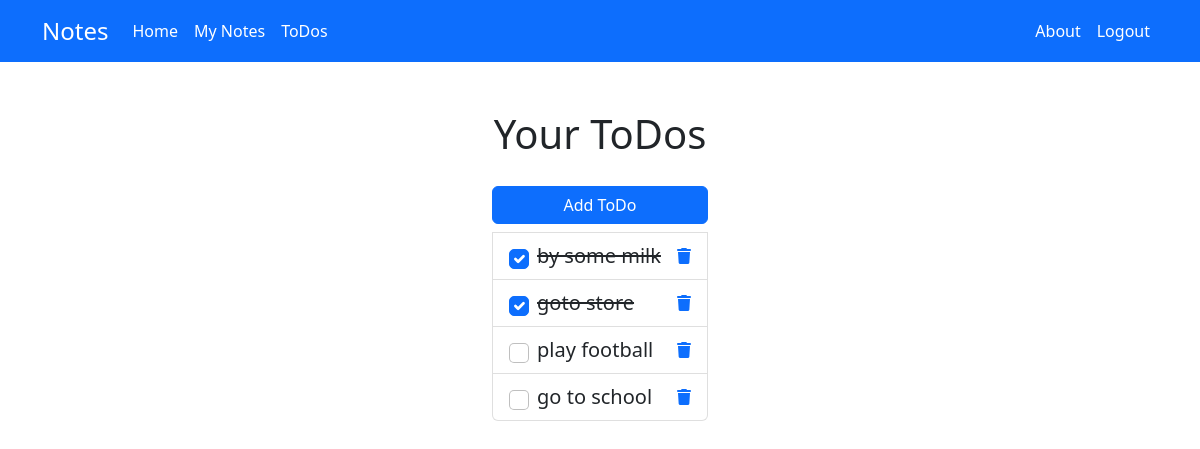
Screenshot of /todos (signed in) with the database file from the repository.
### tables this page shows
CREATE TABLE todos (id integer primary key autoincrement not null, todo text not null, is_checked BOOLEAN NOT NULL DEFAULT 0  CHECK (is_checked IN (0, 1)),user_id integer not null, foreign key (user_id) references users(id));

### app.py (the view)
@app.route('/todos')
@login_required
def todos():
    userId = session['user_id']
    todos = db.execute(
        "SELECT * FROM todos WHERE user_id = ? ORDER BY id DESC", userId)
    return render_template('todos.html', todos=todos)

### helper.py (called while the page is built)
def login_required(f):
    @wraps(f)
    def decorated_function(*args, **kwargs):
        if session.get("user_id") is None:
            return redirect("/login")
        return f(*args, **kwargs)
    return decorated_function

### templates/todos.html (shortened to what this page needs)
{% extends "layout.html" %}
{% block body %}
<div class="container-lg">
    <div class="pt-5 d-flex align-items-center justify-content-center flex-column">
        <div class="display-6 mb-4 text-center">Your ToDos</div>
        <ul class="list-group fs-5 mt-1" style="max-width: 300px;">
            <a class="btn btn-primary mb-2" type="button" href="todos/add">Add ToDo</a>
            {% for todo in todos %}
            <li class="list-group-item d-flex align-items-center">
                {% if todo['is_checked'] == 1 %}
                <input class="form-check-input me-2" style="min-width: 5px;" type="checkbox" value="" id="firstCheckbox"
                    checked data-id="{{todo.id}}">
                {% else %}
                <input class="form-check-input me-2" style="min-width: 5px;" type="checkbox" value="" id="firstCheckbox"
                    data-id="{{todo.id}}">
                {% endif %}
                <label class="form-check-label me-3" for="firstCheckbox">{{todo.todo}}</label>
                <a href="todos/delete/{{todo.id}}" class="ms-auto fs-6"><i class="fa-solid fa-trash"></i></a>
            </li>
            {% endfor %}
        </ul>
    </div>
</div>
{% endblock %}

### static/style.css (style rules this page uses)
.form-check-input:checked + .form-check-label { text-decoration: line-through; }

### rows the page displays
todos: todo "by some milk"
todos: todo "goto store"
todos: todo "play football"
todos: todo "go to school"
